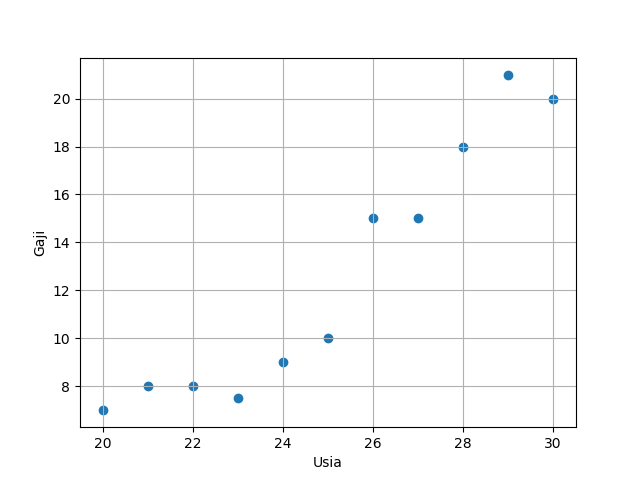

Reproduce this figure in Python.
import numpy as np
import pandas as pd
import matplotlib.pyplot as plt

# load data
df = pd.read_excel('data.xlsx')
# print(df.head(2))

# plot data
plt.scatter(df['usia'], df['gaji'])
plt.xlabel('Usia')
plt.ylabel('Gaji')
plt.grid(True)
plt.show()
